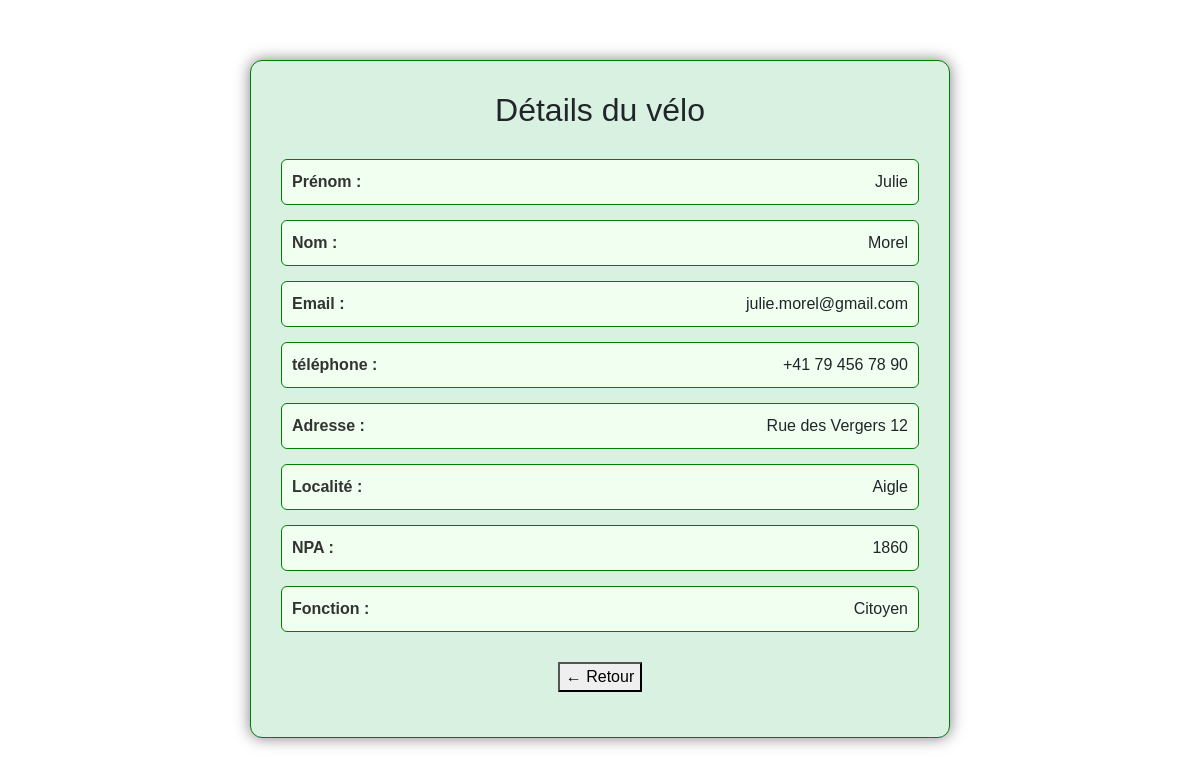
Page /src/php/View/DetailPersonne.php?ID=1 on the committed database.
### tables this page shows
CREATE TABLE `t_personnes` (
  `ID_personne` int(11) UNSIGNED NOT NULL,
  `perFirstName` varchar(50) DEFAULT NULL,
  `perLastName` varchar(50) DEFAULT NULL,
  `perEmail` varchar(100) DEFAULT NULL,
  `perTel` varchar(20) DEFAULT NULL,
  `perAdress` varchar(150) DEFAULT NULL,
  `perCity` varchar(100) DEFAULT NULL,
  `perNPA` varchar(10) DEFAULT NULL,
  `perRole` varchar(50) DEFAULT NULL,
  `FK_commune` int(11) UNSIGNED DEFAULT NULL
);

### src/php/Model/database.php (called while the page is built, shortened)
<?php
    class Database
    {
        private $connector;
        private static $instance = null;
        private function __construct()
        {
            try
            {
                $this->connector = new PDO(DB, USER, $this->getPassword());
            }
            catch (PDOException $e)
            {
                die('Erreur : ' . $e->getMessage());
            }
        }
        public static function getInstance()
        {
            if(is_null(self::$instance))
            {
                self::$instance = new Database();
            }
            return self::$instance;
        }
        private function getPassword()
        {
            $readJSONFile = file_get_contents(__DIR__.'/../../json/secret.json');
            $array = json_decode($readJSONFile, TRUE);
            return $array["password"];
        }
        private function queryPrepareExecute($query, $binds)
        {
            try
            {
                $req = $this->connector->prepare($query);
                foreach($binds as $tableKey=>$recipe)
                {
                    $req->bindValue(":$tableKey", $recipe['value'], $recipe['type']);
                }
                $req->execute();
                return $req;
            }
            catch (PDOException $e)
            {
                die('Erreur : ' . $e->getMessage());
            }
        }
        private function formatData($req)
        {
            return $req->fetchAll(PDO::FETCH_ASSOC);
        }
        public function GetOnePerson($id)
        {
            $query = "SELECT perFirstName, perLastName, perEmail, perTel, perAdress, perCity, perNPA, perRole FROM t_personnes WHERE ID_personne = :ID";
            $binds = [
                'ID' => ['value' => $id, 'type' => PDO::PARAM_INT]
            ];
            $prepareTemp = $this->queryPrepareExecute($query, $binds);
            $prepareTabTemp = $this->formatData($prepareTemp);
            return $prepareTabTemp;
        }
}
?>

### src/php/View/DetailPersonne.php (the view, shortened to what this page needs)
<?php
require_once('../Model/database.php');
$db = Database::getInstance();
$Personne = $db->GetOnePerson($_GET["ID"]);
?>
<!DOCTYPE html>
<html lang="fr">
    <head>
        <link rel="stylesheet" href="https://cdn.jsdelivr.net/npm/bootstrap@5.2.3/dist/css/bootstrap.min.css">
        <link rel="stylesheet" href="../../../ressources/css/codepen.css">
    </head>
    <body>
        <div class="details-container">
            <h2>Détails du vélo</h2>
            <?php
                $champs =
                [
                    'perFirstName' => 'Prénom',
                    'perLastName' => 'Nom',
                    'perEmail' => 'Email',
                    'perTel' => 'téléphone',
                    'perAdress' => 'Adresse',
                    'perCity' => 'Localité',
                    'perNPA' => 'NPA',
                    'perRole' => 'Fonction'
                ];
                foreach ($Personne[0] as $key => $value)
                {
                    echo '<div class="detail-row">';
                    echo '<span class="detail-label">' . htmlspecialchars($champs[$key]) . ' :</span><span>';
                    echo htmlspecialchars($value);
                    echo '</span></div>';
                }
            ?>
            <div class="btn-container">
            <button onclick="history.back()" style="margin-bottom: 15px;">← Retour</button>
            </div>
        </div>
    </body>
</html>

### ressources/css/codepen.css (style rules this page uses)
body { margin: 0; font-family: Arial, sans-serif; background-image: url("../../userContent/img/background-image.jpg"); background-size: cover; }
h2 { text-align: center; margin-bottom: 20px; }
.details-container { background-color: #d8f1e1; width: 700px; margin: 60px auto; padding: 30px; border-radius: 12px; box-shadow: 0 0 15px rgba(0, 0, 0, 0.5); border: 1px solid green; }
h2 { text-align: center; margin-bottom: 30px; }
.detail-row { display: flex; justify-content: space-between; margin-bottom: 15px; padding: 10px; background-color: #f0fff0; border: 1px solid green; border-radius: 6px; }
.detail-label { font-weight: bold; color: #333; }
.btn-container { text-align: center; margin-top: 30px; }

### rows in the picture
t_personnes: perFirstName "Julie", perLastName "Morel", perEmail "julie.morel@gmail.com", perTel "+41 79 456 78 90", perAdress "Rue des Vergers 12", perCity "Aigle", perNPA "1860", perRole "Citoyen"

### other values in the picture
$champs[$key] "Prénom"
$champs[$key] "Nom"
$champs[$key] "Email"
$champs[$key] "téléphone"
$champs[$key] "Adresse"
$champs[$key] "Localité"
$champs[$key] "NPA"
$champs[$key] "Fonction"
